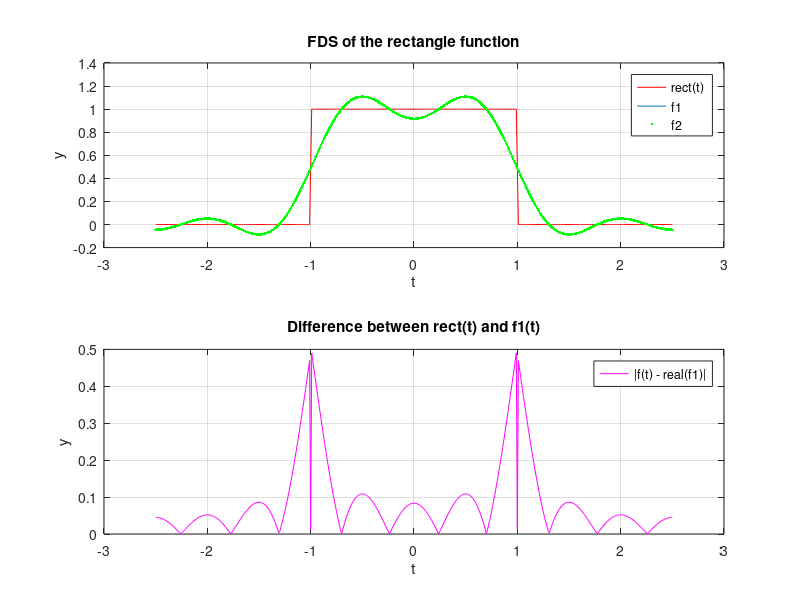

Here is the MATLAB script that generated this plot:
T = 5; %period, in seconds
theta = 1;
t = [-T/2:0.01:T/2]'; %time vector
N = length(t);
v0 = 1/T; 
n = input("Choose the n value : "); %n=100 for the best result

for k = 1:N %rectangle function
  if (abs(t(k)) < theta)
    x(k) = 1;
  elseif (abs(t(k)) == theta)
    x(k) = 0.5;
  else
    x(k) = 0;
  end
end

for k = -n:n %coefficient c
  c(k + n + 1) = ((2 .* theta)./T) .* sinc(2 .* v0 .* k .* theta); %pi inclu dans le sinc de matlab
end

f1 = zeros(N,1); %create a tab filled with 0, dimensions N and 1
for k = -n:n
    f1 = f1 + c(k + n + 1) .* exp(2 .* 1j .* pi .* v0 .* k .* t); %don't forget the j (or i), complex
end

a0 = 2 .* c(n + 1);
for k = 1:n %a and b coefficients
    a(k) = c(n + 1 - k) + c(n + 1 + k);
    b(k) = 1j .* ( c(n + 1 + k) - c(n + 1 - k) );
end

f2 = zeros(N,1) + a0/2; %same, with a0/2 for each new line
for k = 1:n
    f2 = f2 + a(k) .* cos(2 .* pi .* v0 .* k .* t) + b(k) .* sin(2 .* pi .* v0 .* k .* t);
end

f3 = zeros(N, 1); %finally, here for the absolute value of the difference
for k = 1:N 
    f3(k) = f3(k) + abs(x(k) - real(f1(k)));
end

subplot(2,1,1);
plot(t, x, 'r')
hold on
plot(t, real(f1)) %real(x) allow to represent the real part of the function
hold on
plot(t, f2, 'g.')
title('FDS of the rectangle function')
grid()
xlabel('t');
ylabel('y');
legend('rect(t)', 'f1', 'f2')

subplot(2,1,2);
plot(t, f3, 'm')
title('Difference between rect(t) and f1(t)')
grid()
xlabel('t');
ylabel('y');
legend('|f(t) - real(f1)|')
